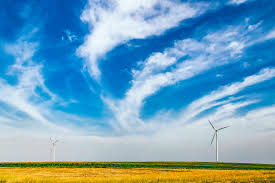
#> input picture images/sky.jpg, 275 x 183 px
$ python find_color.py --image images/sky.jpg   (Python 2 division)
#> lines starting #> are read from the running program, lines starting #| are printed output that depends on the picture
import cv2
import numpy as np
import matplotlib.pyplot as plt
from sklearn.cluster import KMeans
import argparse

def find_histogram(clt):
    """
    create a histogram with k clusters
    :param: clt
    :return:hist
    """
    numLabels = np.arange(0, len(np.unique(clt.labels_)) + 1)
    (hist, _) = np.histogram(clt.labels_, bins=numLabels)

    hist = hist.astype("float")
    hist /= hist.sum()

    return hist

def plot_colors2(hist, centroids):
    bar = np.zeros((50, 300, 3), dtype="uint8")
    startX = 0

    for (percent, color) in zip(hist, centroids):
        # plot the relative percentage of each cluster
        endX = startX + (percent * 300)
        cv2.rectangle(bar, (int(startX), 0), (int(endX), 50),
                      color.astype("uint8").tolist(), -1)
        startX = endX

    # return the bar chart
    return bar

ap = argparse.ArgumentParser()
ap.add_argument("-i", "--image", required = True, help = "Path to the image")
args = vars(ap.parse_args())

img = cv2.imread(args["image"])
#> img is the input picture: shape (183, 275, 3); mean B, G, R 188, 163.7, 113.9

crop_param = 4
height, width = img.shape[0], img.shape[1]
#> height = 183; width = 275
center = height/2, width/2
#> center = (91, 137)

print center[0]
#| 91
print center[1]
#| 137

top = center[0] - height/crop_param
#> top = 46
bottom = center[0]
#> bottom = 91

left = center[1] - width/crop_param
#> left = 69
right = center[1] + width/crop_param
#> right = 205

img = img[top:bottom, left:right]
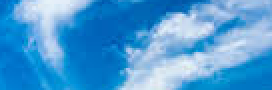
#> img: shape (45, 136, 3) (shown 2 times larger); mean B, G, R 213.8, 157, 77.6

img = cv2.cvtColor(img, cv2.COLOR_BGR2RGB)

img = img.reshape((img.shape[0] * img.shape[1],3)) #represent as row*column,channel number
clt = KMeans(n_clusters=3) #cluster number
clt.fit(img)

hist = find_histogram(clt)
bar = plot_colors2(hist, clt.cluster_centers_)
#> after the loop in plot_colors2, `for (percent, color) in zip(hist, centroids):`:
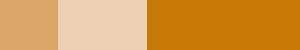
#> bar: shape (50, 300, 3); mean of channels 0, 1, 2 76.8, 156.2, 213; drawn as B, G, R

plt.axis("off")
plt.imshow(bar)
plt.show()
